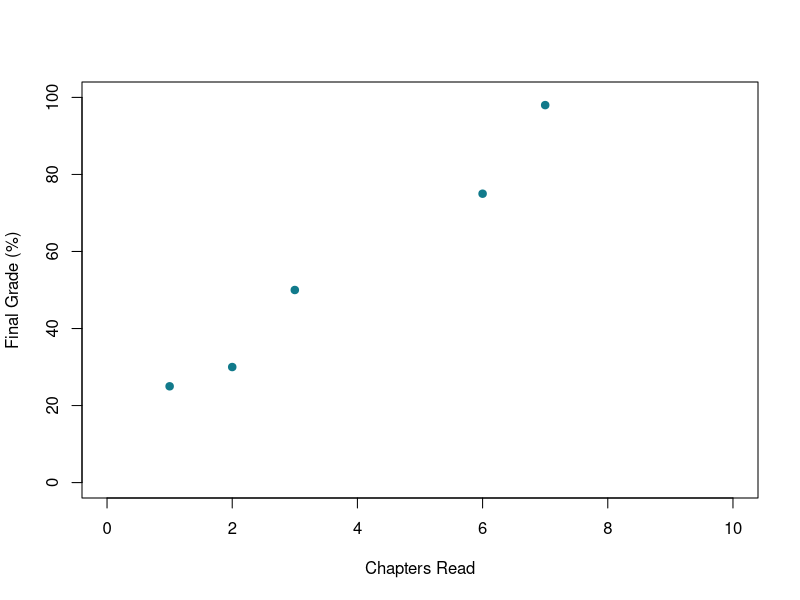

Write R code to recreate this figure.
## ---- chunk 1
#| echo: false
points_df <- data.frame(
  chapters = c(1, 3, 6,7,2),
  grade = c(25,50,75,98,30 )
)

    plot(
      points_df$chapters,
      points_df$grade,
      xlim = c(0, 10),
      ylim = c(0, 100),
      pch = 19,
      cex = 1,
      col = "#117A8B",
      xlab = "Chapters Read",
      ylab = "Final Grade (%)"
    )
